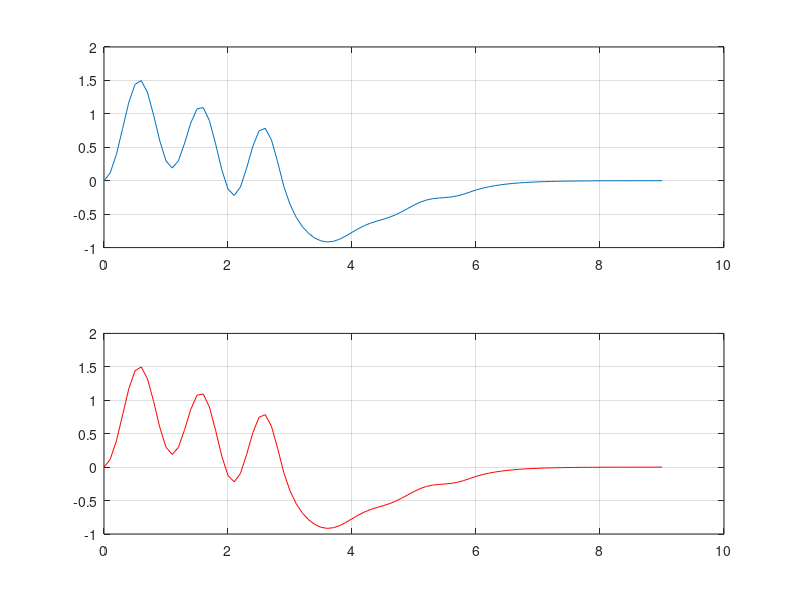

This chart was generated by the following MATLAB code:
% Example 2.30
clc; clear all;

Step = 0.1; 
t = 0 : Step : 3;
x = exp(-2*t).*ones(1, length(t));
h = 2*exp(-t).*ones(1, length(t));
z = sin(2*pi*t).*ones(1, length(t));
y1 = conv(x,  conv(z,h)) * Step;
y2 = conv(conv(x,z), h) * Step;
ty = 0 : Step : 3*max(t);
subplot(211);  plot(ty, y1); ylim([-1 2]); grid on
subplot(212);  plot(ty, y2,'r'); ylim([-1 2]); grid on
